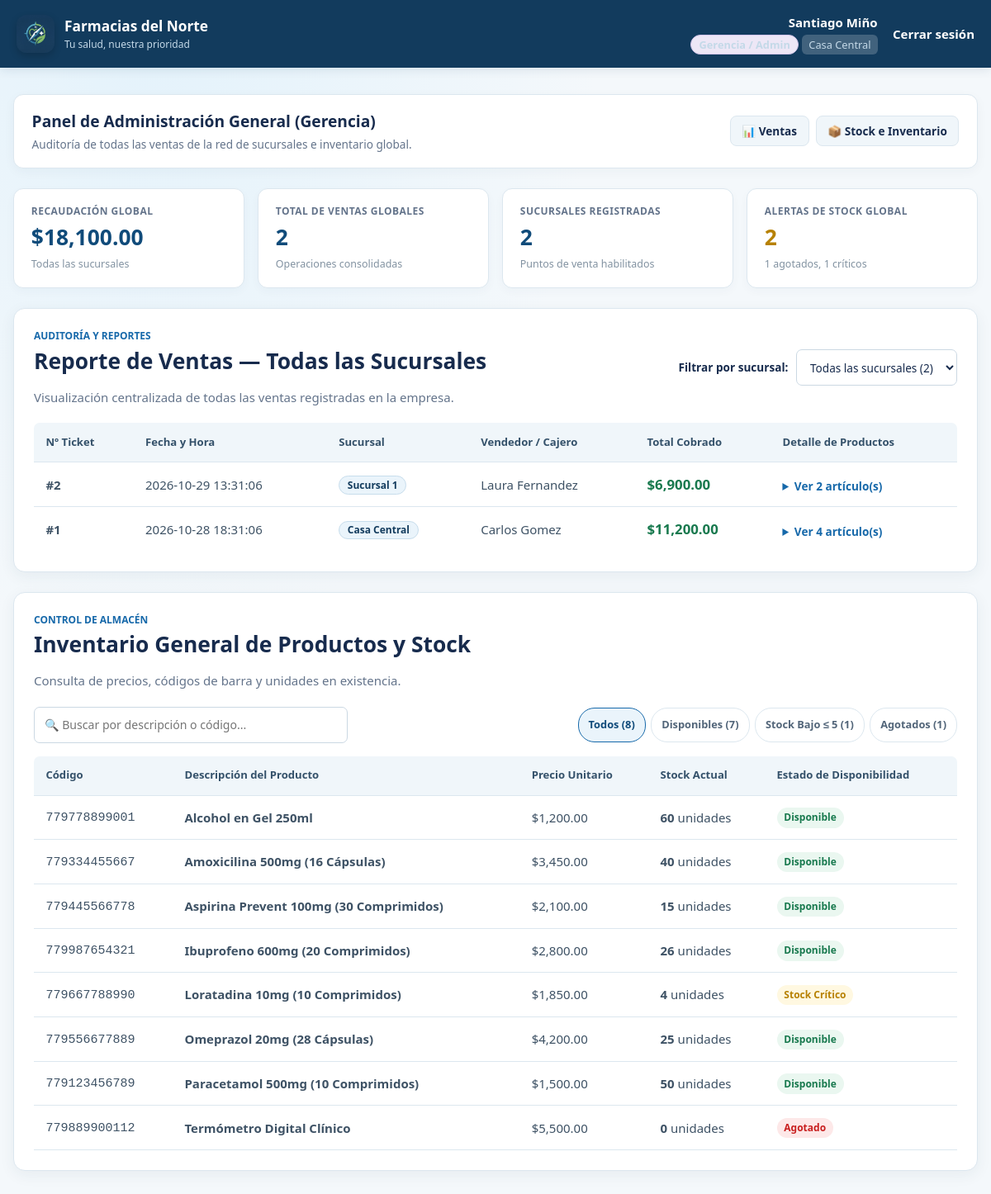
/sistema.php (signed in), run on the app's committed database.
### tables this page shows
CREATE TABLE IF NOT EXISTS ventas (
    id_venta INT AUTO_INCREMENT PRIMARY KEY,
    fecha DATETIME DEFAULT CURRENT_TIMESTAMP,
    id_usuario INT NOT NULL,
    id_sucursal INT NOT NULL,
    total DECIMAL(10, 2) NOT NULL,
    FOREIGN KEY (id_usuario) REFERENCES usuarios(id_usuario),
    FOREIGN KEY (id_sucursal) REFERENCES sucursales(id_sucursal)
);

CREATE TABLE IF NOT EXISTS sucursales (
    id_sucursal INT AUTO_INCREMENT PRIMARY KEY,
    nombre VARCHAR(100) NOT NULL,
    direccion VARCHAR(150) NOT NULL
);

CREATE TABLE IF NOT EXISTS usuarios (
    id_usuario INT AUTO_INCREMENT PRIMARY KEY,
    nombre VARCHAR(100) NOT NULL,
    usuario VARCHAR(50) UNIQUE NOT NULL,
    clave VARCHAR(255) NOT NULL,
    rol ENUM('Cajero', 'Jefe de Sucursal', 'Gerencia') NOT NULL,
    id_sucursal INT,
    FOREIGN KEY (id_sucursal) REFERENCES sucursales(id_sucursal) ON DELETE SET NULL
);

CREATE TABLE IF NOT EXISTS productos (
    id_producto INT AUTO_INCREMENT PRIMARY KEY,
    codigo_barra VARCHAR(50) UNIQUE NOT NULL,
    descripcion VARCHAR(150) NOT NULL,
    precio DECIMAL(10, 2) NOT NULL,
    stock INT NOT NULL DEFAULT 0
);

### sistema.php (the view, shortened to what the rows shown need)
<?php
require_once __DIR__ . '/conexion.php';
$rolOriginal = (string) ($_SESSION['rol'] ?? '');
$rolNormalizado = strtolower(trim($rolOriginal));
$rolNormalizado = strtr($rolNormalizado, ['á' => 'a', 'é' => 'e', 'í' => 'i', 'ó' => 'o', 'ú' => 'u']);
$rolNormalizado = trim(preg_replace('/[^a-z0-9]+/', ' ', $rolNormalizado));
$esCajero = in_array($rolNormalizado, ['cajero'], true);
$esJefe = in_array($rolNormalizado, ['jefe de sucursal', 'jefe sucursal', 'jefe'], true);
$esAdmin = in_array($rolNormalizado, ['gerencia', 'gerente', 'admin', 'administrador'], true);
$puedeVerVentasSucursal = $esJefe;
$puedeVerTodasLasVentas = $esAdmin;
$puedeVerStock = true;
$resProductos = $conexion->query("SELECT id_producto, codigo_barra, descripcion, precio, stock FROM productos ORDER BY descripcion ASC");
$productos = $resProductos->fetch_all(MYSQLI_ASSOC);
$nombreSucursalActual = $_SESSION['nombre_sucursal'] ?? '';
$ventas = [];
$detallesPorVenta = [];
if ($puedeVerTodasLasVentas || $puedeVerVentasSucursal) {
    if ($puedeVerTodasLasVentas) {
        $filtroSucursal = filter_input(INPUT_GET, 'sucursal', FILTER_VALIDATE_INT);
        if ($filtroSucursal && $filtroSucursal > 0) {
            $filtroSucursalSeleccionada = $filtroSucursal;
            $stmtVentas = $conexion->prepare("
                SELECT v.id_venta, v.fecha, s.nombre AS sucursal, u.nombre AS cajero, v.total, v.id_sucursal
                FROM ventas v
                JOIN sucursales s ON v.id_sucursal = s.id_sucursal
                JOIN usuarios u ON v.id_usuario = u.id_usuario
                WHERE v.id_sucursal = ?
                ORDER BY v.fecha DESC
            ");
            $stmtVentas->bind_param("i", $filtroSucursal);
            $stmtVentas->execute();
            $ventas = $stmtVentas->get_result()->fetch_all(MYSQLI_ASSOC);
        } else {
            $resV = $conexion->query("
                SELECT v.id_venta, v.fecha, s.nombre AS sucursal, u.nombre AS cajero, v.total, v.id_sucursal
                FROM ventas v
                JOIN sucursales s ON v.id_sucursal = s.id_sucursal
                JOIN usuarios u ON v.id_usuario = u.id_usuario
                ORDER BY v.fecha DESC
            ");
            $ventas = $resV ? $resV->fetch_all(MYSQLI_ASSOC) : [];
        }
    }
    if (!empty($ventas)) {
        $idsVentas = array_column($ventas, 'id_venta');
        $inClause = implode(',', array_map('intval', $idsVentas));
        $resDet = $conexion->query("
            SELECT d.id_venta, d.cantidad, d.subtotal, p.descripcion, p.codigo_barra, p.precio
            FROM detalle_ventas d
            JOIN productos p ON d.id_producto = p.id_producto
            WHERE d.id_venta IN ($inClause)
            ORDER BY d.id_detalle ASC
        ");
        if ($resDet) {
            while ($det = $resDet->fetch_assoc()) {
                $detallesPorVenta[(int) $det['id_venta']][] = $det;
            }
        }
    }
}
?>
<!DOCTYPE html>
<html lang="es">
<head>
    <link rel="stylesheet" href="estilos.css">
</head>
<body>
    <div class="container">
        <section class="role-header-banner">
            <div>
                <?php if ($esCajero): ?>
                    <h1 class="role-title">Módulo de Caja y Mostrador</h1>
                    <p class="role-subtitle">Realiza ventas mediante el catálogo y consulta el stock disponible en tiempo real.</p>
                <?php elseif ($esJefe): ?>
                    <h1 class="role-title">Panel de Jefatura &mdash; <?php echo htmlspecialchars($nombreSucursalActual, ENT_QUOTES, 'UTF-8'); ?></h1>
                    <p class="role-subtitle">Supervisión de ventas de tu sucursal y monitoreo de stock de productos.</p>
                <?php else: ?>
                    <h1 class="role-title">Panel de Administración General (Gerencia)</h1>
                <?php endif; ?>
            </div>
        </section>
        <?php if ($puedeVerTodasLasVentas || $puedeVerVentasSucursal): ?>
            <section class="card" id="ventas">
                <div class="section-heading">
                    <div>
                        <?php if ($puedeVerTodasLasVentas): ?>
                            <h2>Reporte de Ventas &mdash; Todas las Sucursales</h2>
                        <?php else: ?>
                            <h2>Reporte de Ventas &mdash; <?php echo htmlspecialchars($nombreSucursalActual, ENT_QUOTES, 'UTF-8'); ?></h2>
                            <p class="section-description">Listado exclusivo de las ventas completadas en esta sucursal.</p>
                        <?php endif; ?>
                    </div>
                </div>
                <table>
                    <thead>
                        <tr>
                            <th>Nº Ticket</th>
                            <th>Fecha y Hora</th>
                            <th>Sucursal</th>
                            <th>Vendedor / Cajero</th>
                            <th>Total Cobrado</th>
                            <th>Detalle de Productos</th>
                        </tr>
                    </thead>
                    <tbody>
                        <?php if (!empty($ventas)): ?>
                            <?php foreach ($ventas as $v): ?>
                                <?php
                                $idV = (int) $v['id_venta'];
                                $itemsVenta = $detallesPorVenta[$idV] ?? [];
                                $totalItems = 0;
                                foreach ($itemsVenta as $it) {
                                    $totalItems += (int) $it['cantidad'];
                                }
                                ?>
                                <tr>
                                    <td><strong>#<?php echo $idV; ?></strong></td>
                                    <td><?php echo htmlspecialchars($v['fecha'], ENT_QUOTES, 'UTF-8'); ?></td>
                                    <td>
                                        <span class="badge" style="background:#eaf4fb; color:#123b5d; border:1px solid #c7ddec;">
                                            <?php echo htmlspecialchars($v['sucursal'], ENT_QUOTES, 'UTF-8'); ?>
                                        </span>
                                    </td>
                                    <td><?php echo htmlspecialchars($v['cajero'], ENT_QUOTES, 'UTF-8'); ?></td>
                                    <td><strong style="color:var(--green); font-size:1.05rem;">$<?php echo number_format((float) $v['total'], 2); ?></strong></td>
                                    <td>
                                        <?php if (!empty($itemsVenta)): ?>
                                            <details class="sale-details">
                                                <summary>Ver <?php echo $totalItems; ?> artículo(s)</summary>
                                            </details>
                                        <?php else: ?>
                                            <span style="color:var(--muted); font-size:0.85rem;">Sin detalle disponible</span>
                                        <?php endif; ?>
                                    </td>
                                </tr>
                            <?php endforeach; ?>
                        <?php endif; ?>
                    </tbody>
                </table>
            </section>
        <?php endif; ?>
        <?php if ($puedeVerStock): ?>
            <section class="card" id="inventario">
                <div class="section-heading">
                    <div>
                        <h2>Inventario General de Productos y Stock</h2>
                    </div>
                </div>
                <table>
                    <thead>
                        <tr>
                            <th>Código</th>
                            <th>Descripción del Producto</th>
                            <th>Precio Unitario</th>
                            <th>Stock Actual</th>
                            <th>Estado de Disponibilidad</th>
                        </tr>
                    </thead>
                    <tbody id="tabla-stock-body">
                        <?php foreach ($productos as $r): ?>
                            <?php
                            $st = (int) $r['stock'];
                            $estadoClase = 'stock-ok';
                            $estadoTexto = 'Disponible';
                            $filtroCategoria = 'disponible';
                            if ($st === 0) {
                                $estadoClase = 'stock-none';
                                $estadoTexto = 'Agotado';
                                $filtroCategoria = 'agotado';
                            } elseif ($st <= 5) {
                                $estadoClase = 'stock-low';
                                $estadoTexto = 'Stock Crítico';
                                $filtroCategoria = 'bajo';
                            }
                            ?>
                            <tr class="fila-producto" data-categoria="<?php echo $filtroCategoria; ?>" data-stock="<?php echo $st; ?>">
                                <td><code><?php echo htmlspecialchars($r['codigo_barra'], ENT_QUOTES, 'UTF-8'); ?></code></td>
                                <td class="col-descripcion"><strong><?php echo htmlspecialchars($r['descripcion'], ENT_QUOTES, 'UTF-8'); ?></strong></td>
                                <td>$<?php echo number_format((float) $r['precio'], 2); ?></td>
                                <td><strong><?php echo $st; ?></strong> unidades</td>
                                <td><span class="stock-pill <?php echo $estadoClase; ?>"><?php echo $estadoTexto; ?></span></td>
                            </tr>
                        <?php endforeach; ?>
                    </tbody>
                </table>
            </section>
        <?php endif; ?>
    </div>
</body>
</html>

### data on the page
ventas: id_venta "2", fecha "2026-10-29 13:31:06", id_sucursal.nombre "Sucursal 1", id_usuario.nombre "Laura Fernandez", total "6,900.00", totalItems "2"
ventas: id_venta "1", fecha "2026-10-28 18:31:06", id_sucursal.nombre "Casa Central", id_usuario.nombre "Carlos Gomez", total "11,200.00", totalItems "4"
productos: codigo_barra "779778899001", descripcion "Alcohol en Gel 250ml", precio "1,200.00", stock "60", estadoTexto "Disponible"
productos: codigo_barra "779334455667", descripcion "Amoxicilina 500mg (16 Cápsulas)", precio "3,450.00", stock "40", estadoTexto "Disponible"
productos: codigo_barra "779445566778", descripcion "Aspirina Prevent 100mg (30 Comprimidos)", precio "2,100.00", stock "15", estadoTexto "Disponible"
productos: codigo_barra "779987654321", descripcion "Ibuprofeno 600mg (20 Comprimidos)", precio "2,800.00", stock "26", estadoTexto "Disponible"
productos: codigo_barra "779667788990", descripcion "Loratadina 10mg (10 Comprimidos)", precio "1,850.00", stock "4", stock "Stock Crítico"
productos: codigo_barra "779556677889", descripcion "Omeprazol 20mg (28 Cápsulas)", precio "4,200.00", stock "25", estadoTexto "Disponible"
productos: codigo_barra "779123456789", descripcion "Paracetamol 500mg (10 Comprimidos)", precio "1,500.00", stock "50", estadoTexto "Disponible"
productos: codigo_barra "779889900112", descripcion "Termómetro Digital Clínico", precio "5,500.00", stock "0", stock "Agotado"

### other printed values
$_SESSION['nombre'] "Santiago Miño"
$nombreSucursalActual "Casa Central"
$totalVentasMonto "18,100.00"
count($ventas) "2"
count($sucursalesList) "2"
$stockBajoCount + $agotadosCount "2"
$agotadosCount "1"
$stockBajoCount "1"
count($productos) "8"
count($productos) - $agotadosCount "7"
